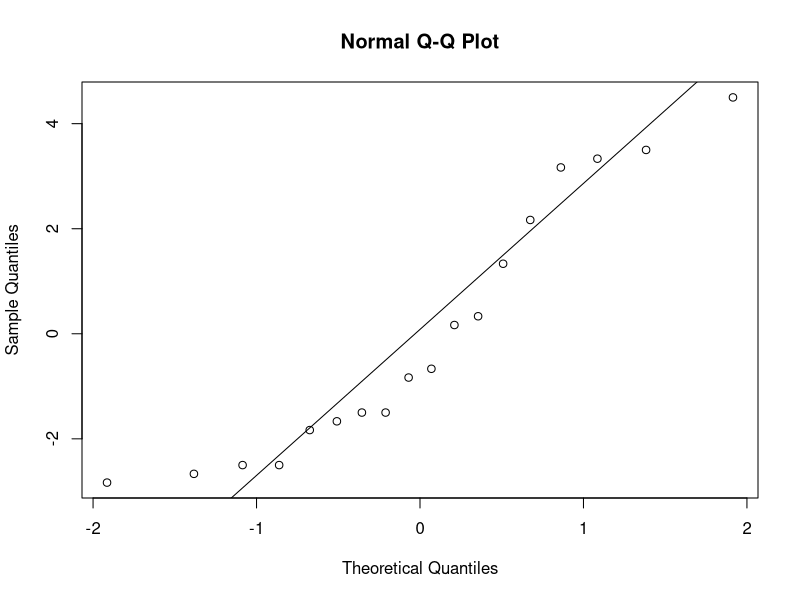
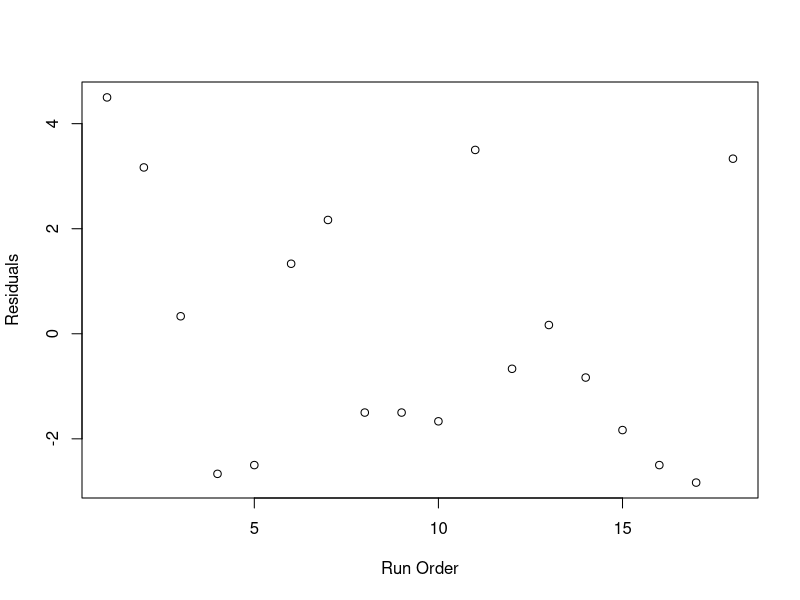
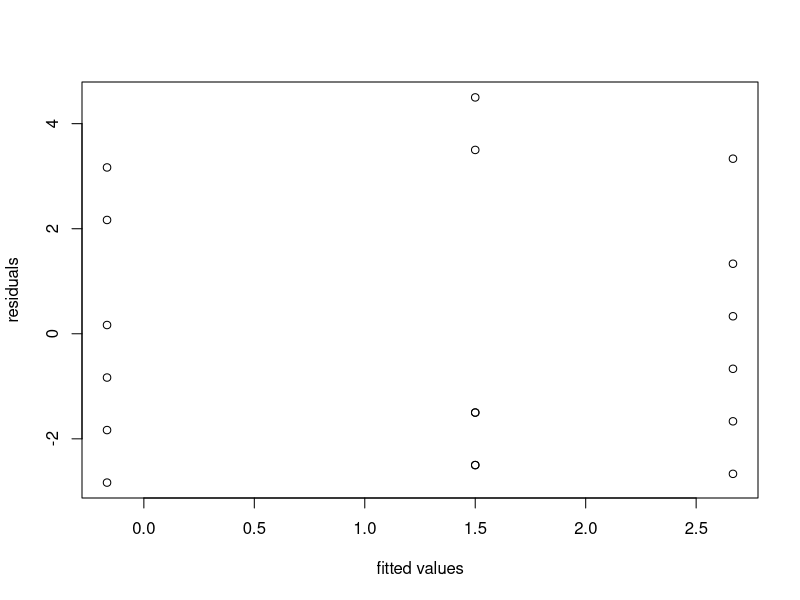

The R script that drew these images, in order: (Note: this script raises an error after producing the figures.)
#Cutting life life

rm(list = ls())
#function to create a table 
prepare <- function(factors = list(A = 1:3, B = 1:3), k = 4, runorder = TRUE, file = "name_file"){
#df = data.frame()
factors$Rep = 1:k
df.g = expand.grid(factors)
n= nrow(df.g)
key= data.frame(r = runif(n, 0, 1), s = 1:n)
key= key[order(key$r),  ]$s
df.h = data.frame(
RunOrder = key,  
StdOrder = 1:n
)
df.t = data.frame(Yield = rep(NA, n))
df =cbind(df.h, df.g, df.t)
if(runorder){
df = df[order(df$RunOrder),  ]
}
if(file != ""){
write.table(df, file, col.names = T, row.names = F, quote = F, sep = "\t")
}
return(df)
}

df <- prepare(factors = list(Angle = c(15, 20, 25), Speed = c(125, 150, 175)), k = 2, runorder = F)

df$Yield = c(
  -2, 0,  -1,  -3,  
  1,  5,  2,  4,  
  0,  -1,  2,  0,  
  0,  3,  6,  3,
  6, -1
)

sum(df$Yield)
df$Angle <- as.factor(df$Angle)
df$Speed <- as.factor(df$Speed)
#check residuals
df.lm <- lm(Yield~Angle, data = df)
qqnorm(df.lm$residuals)
qqline(df.lm$residuals)

plot(df$Run, df.lm$residuals, ylab = "Residuals", xlab = "Run Order")
plot(df.lm$fitted.values, df.lm$residuals, ylab = "residuals", xlab = "fitted values")
#plot(df$Angle, df.lm$residuals)
#plot(df$Speed, df.lm$residuals)

anova(df.lm)

#avoid factor fo mor complicate model
#check residuals
df.lm1 <- lm(Yield~Angle*Speed + I(Angle^2) + Angle:I(Speed^2) + I(Angle^2):I(Speed^2), data = df)
qqnorm(df.lm1$residuals)
qqline(df.lm1$residuals)

plot(df$Run, df.lm1$residuals, ylab = "Residuals", xlab = "Run Order")
plot(df.lm1$fitted.values, df.lm1$residuals, ylab = "residuals", xlab = "fitted values")
#plot(df$Angle, df.lm$residuals)
#plot(df$Speed, df.lm$residuals)

anova(df.lm1)

